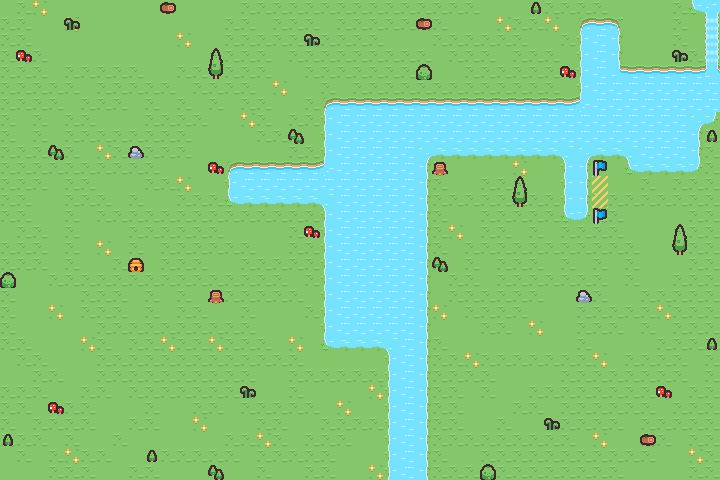

A 2D game scene composited from a Tiled map and its tileset images. What follows is a short description and the map's XML, with each tile layer's data collapsed to a summary:
An orthogonal 45x30 tile map with 16x16 px tiles, 4 tile layers (Ground, Obstacles, Water, Goal), 2 tilesets and 24 objects (11x hovercraft, 7x letter, 5x bomb, spawn).

<map version="1.10" tiledversion="1.10.2" orientation="orthogonal" renderorder="right-down" width="45" height="30" tilewidth="16" tileheight="16" infinite="0" nextlayerid="8" nextobjectid="25">
 <editorsettings>
  <export target="level9.tmj" format="json" />
 </editorsettings>
 <tileset firstgid="1" name="sprites" tilewidth="16" tileheight="16" tilecount="275" columns="25">
  <image source="sprites.png" trans="ff00ff" width="400" height="176" />
 </tileset>
 <tileset firstgid="276" name="sprites" tilewidth="16" tileheight="16" tilecount="275" columns="25">
  <image source="sprites.png" trans="ff00ff" width="400" height="176" />
 </tileset>
 <layer id="1" name="Ground" width="45" height="30">
  <data>[1350 cells, 1350 non-empty, 5 distinct tile ids]</data>
 </layer>
 <layer id="2" name="Obstacles" width="45" height="30">
  <data>[1350 cells, 37 non-empty, 11 distinct tile ids]</data>
 </layer>
 <layer id="3" name="Water" width="45" height="30">
  <data>[1350 cells, 269 non-empty, 16 distinct tile ids]</data>
 </layer>
 <layer id="4" name="Goal" width="45" height="30">
  <data>[1350 cells, 4 non-empty, 3 distinct tile ids]</data>
 </layer>
 <objectgroup id="6" name="Letter Layer">
  <object id="2" name="Letter C" type="letter" gid="48" x="32" y="224" width="16" height="16" />
  <object id="3" name="Letter O" type="letter" gid="100" x="128" y="416" width="16" height="16" />
  <object id="4" name="Letter P" type="letter" gid="121" x="656" y="32" width="16" height="16" />
  <object id="5" name="Letter I" type="letter" gid="74" x="96" y="48" width="16" height="16" />
  <object id="6" name="Letter L" type="letter" gid="97" x="320" y="384" width="16" height="16" />
  <object id="7" name="Letter O" type="letter" gid="100" x="256" y="240" width="16" height="16" />
  <object id="8" name="Letter T" type="letter" gid="125" x="16" y="336" width="16" height="16" />
 </objectgroup>
 <objectgroup id="7" name="Enemy Layer">
  <object id="9" name="Bomb" type="bomb" gid="5" x="144" y="80" width="16" height="16" />
  <object id="10" name="Bomb" type="bomb" gid="5" x="64" y="368" width="16" height="16" />
  <object id="11" name="Bomb" type="bomb" gid="5" x="272" y="320" width="16" height="16" />
  <object id="12" name="Hovercraft" type="hovercraft" gid="165" x="64" y="112" width="16" height="16" />
  <object id="13" name="Hovercraft" type="hovercraft" gid="165" x="464" y="416" width="16" height="16" />
  <object id="14" name="Hovercraft" type="hovercraft" gid="165" x="144" y="304" width="16" height="16" />
  <object id="15" name="Hovercraft" type="hovercraft" gid="165" x="624" y="272" width="16" height="16" />
  <object id="16" name="Hovercraft" type="hovercraft" gid="165" x="512" y="272" width="16" height="16" />
  <object id="17" name="Hovercraft" type="hovercraft" gid="165" x="240" y="464" width="16" height="16" />
  <object id="18" name="Bomb" type="bomb" gid="5" x="544" y="352" width="16" height="16" />
  <object id="19" name="Bomb" type="bomb" gid="5" x="624" y="48" width="16" height="16" />
  <object id="20" name="Hovercraft" type="hovercraft" gid="165" x="480" y="64" width="16" height="16" />
  <object id="21" name="Hovercraft" type="hovercraft" gid="165" x="288" y="80" width="16" height="16" />
  <object id="22" name="Hovercraft" type="hovercraft" gid="165" x="656" y="432" width="16" height="16" />
  <object id="23" name="Hovercraft" type="hovercraft" gid="165" x="64" y="432" width="16" height="16" />
  <object id="24" name="Hovercraft" type="hovercraft" gid="165" x="128" y="208" width="16" height="16" />
 </objectgroup>
 <objectgroup id="5" name="Player">
  <object id="1" name="Spawn" type="spawn" x="320" y="448">
   <point />
  </object>
 </objectgroup>
</map>
